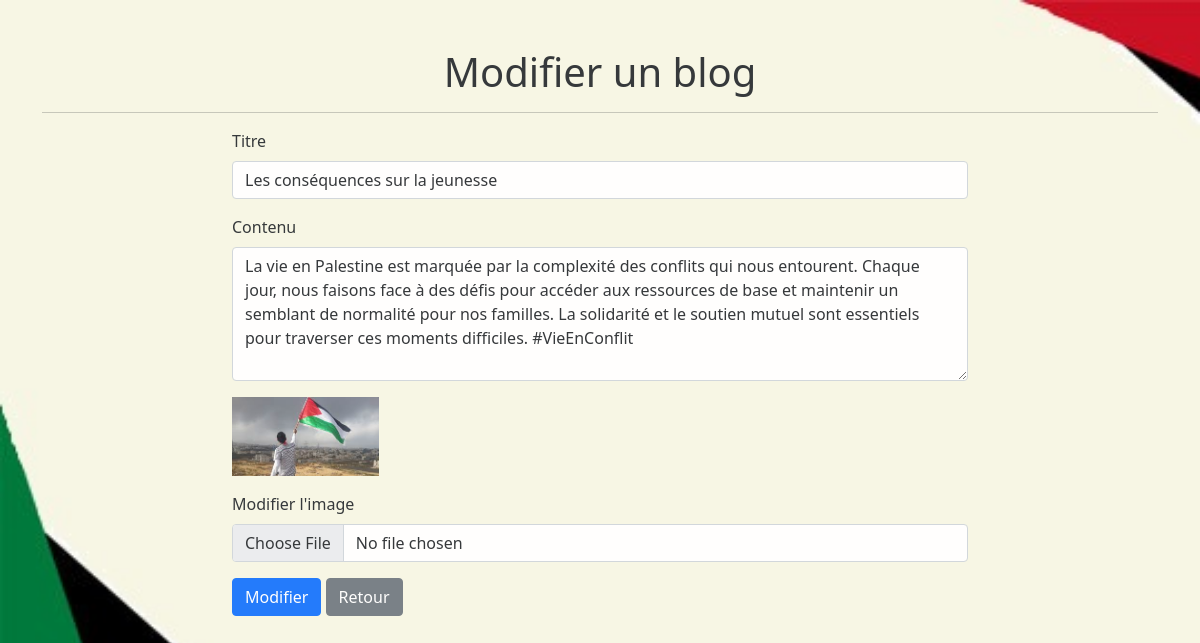
Screenshot of /edit_blog.php?id=13 (signed in) with the database file from the repository.
### tables this page shows
CREATE TABLE `blogs` (
  `id` int(255) NOT NULL,
  `user_id` int(255) NOT NULL,
  `titre` varchar(255) NOT NULL,
  `image` varchar(255) DEFAULT NULL,
  `date` timestamp NOT NULL DEFAULT current_timestamp() ON UPDATE current_timestamp(),
  `contenu` text NOT NULL
);

### edit_blog.php (the view, shortened to what this page needs)
<?php
include 'conn.php';
$id = $_GET['id'] ?? null;
$stmt = $pdo->prepare('SELECT * FROM blogs WHERE id = :id AND user_id = :user_id');
$stmt->execute(['id' => $id, 'user_id' => $_SESSION['user_id']]);
$blog = $stmt->fetch();
$titre = $blog['titre'] ?? '';
$contenu = $blog['contenu'] ?? '';
?>
<!DOCTYPE html>
<html>
<head>
    <link rel="stylesheet" type="text/css" href="https://cdn.jsdelivr.net/npm/bootstrap@5.0.2/dist/css/bootstrap.min.css">
</head>
<body>
<div class="container mt-5">
    <h1 class="text-center">Modifier un blog</h1>
    <hr>
    <div class="row justify-content-center">
        <div class="col-md-8">
            <form method="POST" action="edit_blog_post.php?id=<?php echo $blog['id']; ?>" enctype="multipart/form-data">
                <div class="mb-3">
                    <label for="titre" class="form-label">Titre</label>
                    <input type="text" class="form-control" id="titre" name="titre" value="<?php echo $titre; ?>" required     >
                </div>
                <div class="mb-3">
                    <label for="contenu" class="form-label">Contenu</label>
                    <textarea class="form-control" id="contenu" name="contenu" rows="5" required><?php echo $contenu; ?></textarea>
                </div>
                <?php if (isset($blog['image']) && !empty($blog['image'])): ?>
                    <div class="mb-3">
                        <img src="./src/<?php echo $blog['image']; ?>" alt="Image du blog" style="max-width: 20%;">
                    </div>
                <?php endif; ?>
                <div class="mb-3">
                    <label for="image" class="form-label">Modifier l'image</label>
                    <input type="file" class="form-control" id="image" name="image">
                </div>
                <button type="submit" class="btn btn-primary" name="edit">Modifier</button>
                <a href="index.php" class="btn btn-secondary">Retour</a>
            </form>
        </div>
    </div>
</div>
</body>
</html>

### edit_blog.php (style rules this page uses)
body { background-image: url('./src/background1.png'); background-size: cover; background-repeat: no-repeat; background-attachment: fixed; opacity: 0.90; }

### rows the page displays
blogs: titre "Les conséquences sur la jeunesse", contenu "La vie en Palestine est marquée par la complexité des conflits qui nous entourent. Chaque jour, nous faisons face à des défis pour accéder aux ressources de base et maintenir un semblant de normalité pour nos familles. La solidarité et le soutien mutuel sont essentiels pour traverser ces moments difficiles. #VieEnConflit", image (picture)
